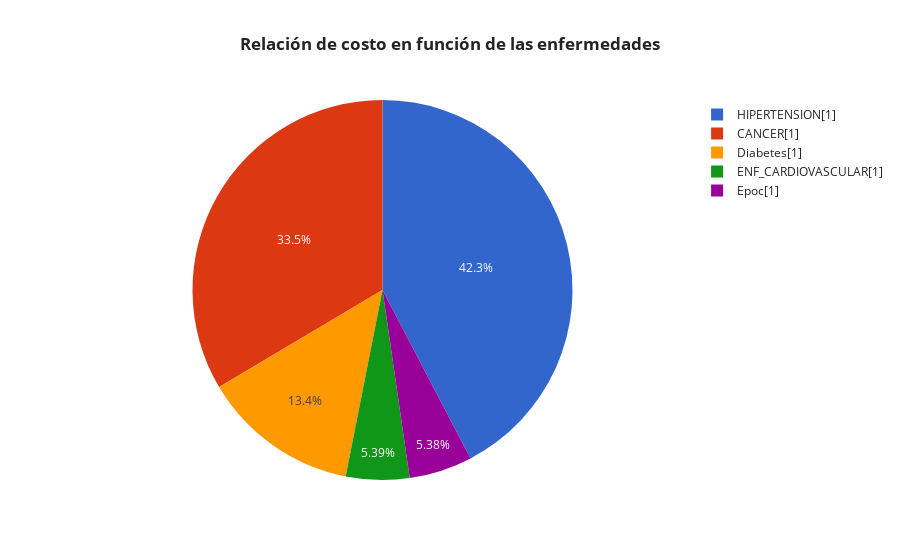

Source (notebook cell):
### Code cell
base = Enfermedades1.groupby(['ENFERMEDAD'])[['Precio']].sum().sort_values('Precio', ascending = True).reset_index().head(5)

# Gráfica
fig = px.pie(base, values = 'Precio', names ='ENFERMEDAD',
             title= '<b>Relación de costo en función de las enfermedades<b>',
             color_discrete_sequence=px.colors.qualitative.G10)

# # Agrear etiquetas a las porciones
fig.update_layout(
    template = 'simple_white',
    title_x = 0.5)

fig.show()

### Figure 1 — Plotly figure (JSON) as saved in the notebook; plotly's stock layout.template omitted (floating-point values rounded to 4 significant figures)
{"data": [{"domain": {"x": [0, 1], "y": [0, 1]}, "hovertemplate": "ENFERMEDAD=%{label}<br>Precio=%{value}<extra></extra>", "labels": ["Epoc[1]", "ENF_CARDIOVASCULAR[1]", "Diabetes[1]", "CANCER[1]", "HIPERTENSION[1]"], "legendgroup": "", "name": "", "showlegend": true, "type": "pie", "values": [2405000000.0, 2410000000.0, 5977000000.0, 14990000000.0, 18930000000.0]}], "layout": {"legend": {"tracegroupgap": 0}, "piecolorway": ["#3366CC", "#DC3912", "#FF9900", "#109618", "#990099", "#0099C6", "#DD4477", "#66AA00", "#B82E2E", "#316395"], "title": {"text": "<b>Relación de costo en función de las enfermedades<b>", "x": 0.5}}}
